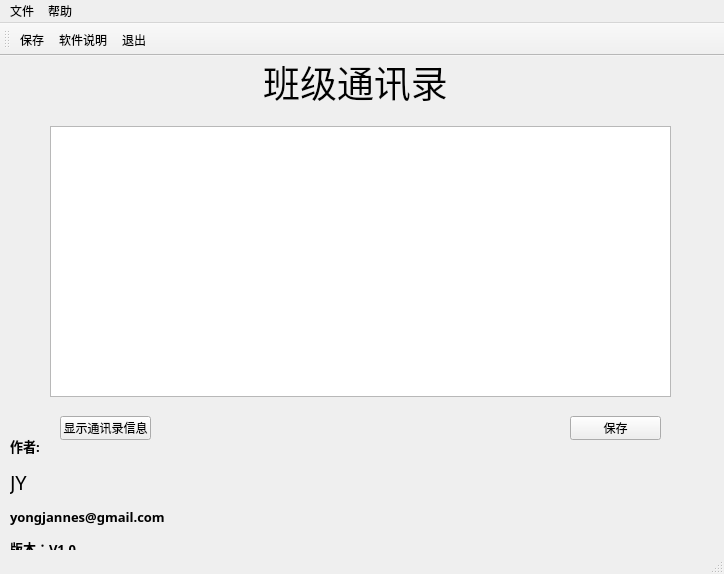
<?xml version="1.0" encoding="UTF-8"?>
<ui version="4.0">
 <class>MainWindow</class>
 <widget class="QMainWindow" name="MainWindow">
  <property name="geometry">
   <rect>
    <x>0</x>
    <y>0</y>
    <width>724</width>
    <height>574</height>
   </rect>
  </property>
  <property name="windowTitle">
   <string>16 姜勇</string>
  </property>
  <property name="windowIcon">
   <iconset theme="applications-system" resource="res.qrc">
    <normaloff>:/img/ico.ico</normaloff>:/img/ico.ico</iconset>
  </property>
  <widget class="QWidget" name="centralwidget">
   <widget class="QTableView" name="tableView">
    <property name="geometry">
     <rect>
      <x>50</x>
      <y>70</y>
      <width>621</width>
      <height>271</height>
     </rect>
    </property>
   </widget>
   <widget class="QPushButton" name="pushButton">
    <property name="geometry">
     <rect>
      <x>60</x>
      <y>360</y>
      <width>91</width>
      <height>24</height>
     </rect>
    </property>
    <property name="text">
     <string>显示通讯录信息</string>
    </property>
   </widget>
   <widget class="QPushButton" name="pushButton_2">
    <property name="geometry">
     <rect>
      <x>570</x>
      <y>360</y>
      <width>91</width>
      <height>24</height>
     </rect>
    </property>
    <property name="text">
     <string>保存</string>
    </property>
   </widget>
   <widget class="QLabel" name="label_4">
    <property name="geometry">
     <rect>
      <x>10</x>
      <y>380</y>
      <width>301</width>
      <height>121</height>
     </rect>
    </property>
    <property name="font">
     <font>
      <family>楷体</family>
      <pointsize>15</pointsize>
     </font>
    </property>
    <property name="text">
     <string>&lt;html&gt;&lt;head/&gt;&lt;body&gt;&lt;p&gt;&lt;span style=&quot; font-size:10pt; font-weight:700;&quot;&gt;作者:&lt;/span&gt;&lt;/p&gt;&lt;p align=&quot;justify&quot;&gt;JY&lt;/p&gt;&lt;p&gt;&lt;span style=&quot; font-size:10pt; font-weight:700;&quot;&gt;yongjannes@gmail.com&lt;/span&gt;&lt;/p&gt;&lt;p&gt;&lt;span style=&quot; font-size:10pt; font-weight:700;&quot;&gt;版本：V1.0&lt;/span&gt;&lt;/p&gt;&lt;/body&gt;&lt;/html&gt;</string>
    </property>
   </widget>
   <widget class="QLabel" name="label_2">
    <property name="geometry">
     <rect>
      <x>260</x>
      <y>0</y>
      <width>191</width>
      <height>51</height>
     </rect>
    </property>
    <property name="font">
     <font>
      <family>宋体</family>
      <pointsize>28</pointsize>
     </font>
    </property>
    <property name="text">
     <string>班级通讯录</string>
    </property>
    <property name="alignment">
     <set>Qt::AlignCenter</set>
    </property>
   </widget>
  </widget>
  <widget class="QMenuBar" name="menubar">
   <property name="geometry">
    <rect>
     <x>0</x>
     <y>0</y>
     <width>724</width>
     <height>21</height>
    </rect>
   </property>
   <widget class="QMenu" name="menu">
    <property name="title">
     <string>文件</string>
    </property>
    <addaction name="actionba"/>
    <addaction name="actiontycuhu"/>
   </widget>
   <widget class="QMenu" name="menu_2">
    <property name="title">
     <string>帮助</string>
    </property>
    <addaction name="actiona"/>
   </widget>
   <addaction name="menu"/>
   <addaction name="menu_2"/>
  </widget>
  <widget class="QStatusBar" name="statusbar">
   <property name="font">
    <font>
     <pointsize>12</pointsize>
    </font>
   </property>
  </widget>
  <widget class="QToolBar" name="toolBar">
   <property name="windowTitle">
    <string>toolBar</string>
   </property>
   <attribute name="toolBarArea">
    <enum>TopToolBarArea</enum>
   </attribute>
   <attribute name="toolBarBreak">
    <bool>false</bool>
   </attribute>
   <addaction name="actionba"/>
   <addaction name="actiona"/>
   <addaction name="actiontycuhu"/>
  </widget>
  <action name="actionba">
   <property name="icon">
    <iconset theme="applications-office" resource="res.qrc">
     <normaloff>:/img/save.png</normaloff>:/img/save.png</iconset>
   </property>
   <property name="text">
    <string>保存</string>
   </property>
   <property name="shortcut">
    <string>Ctrl+S</string>
   </property>
  </action>
  <action name="actiontycuhu">
   <property name="icon">
    <iconset theme="applications-science" resource="res.qrc">
     <normaloff>:/img/Close.ico</normaloff>:/img/Close.ico</iconset>
   </property>
   <property name="text">
    <string>退出</string>
   </property>
   <property name="shortcut">
    <string>Esc</string>
   </property>
  </action>
  <action name="actiona">
   <property name="icon">
    <iconset theme="applications-science" resource="res.qrc">
     <normaloff>:/img/rjsm.jpg</normaloff>:/img/rjsm.jpg</iconset>
   </property>
   <property name="text">
    <string>软件说明</string>
   </property>
   <property name="shortcut">
    <string>F2</string>
   </property>
  </action>
 </widget>
 <resources>
  <include location="res.qrc"/>
 </resources>
 <connections/>
</ui>
